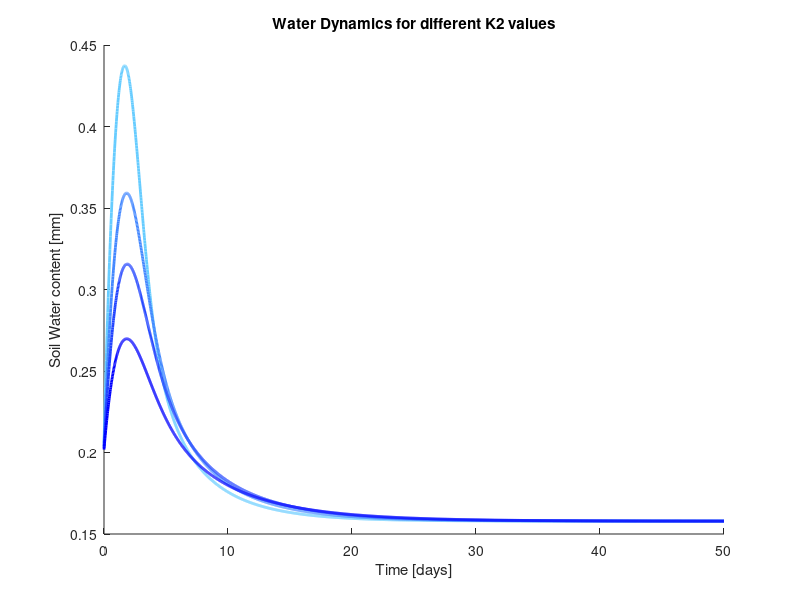
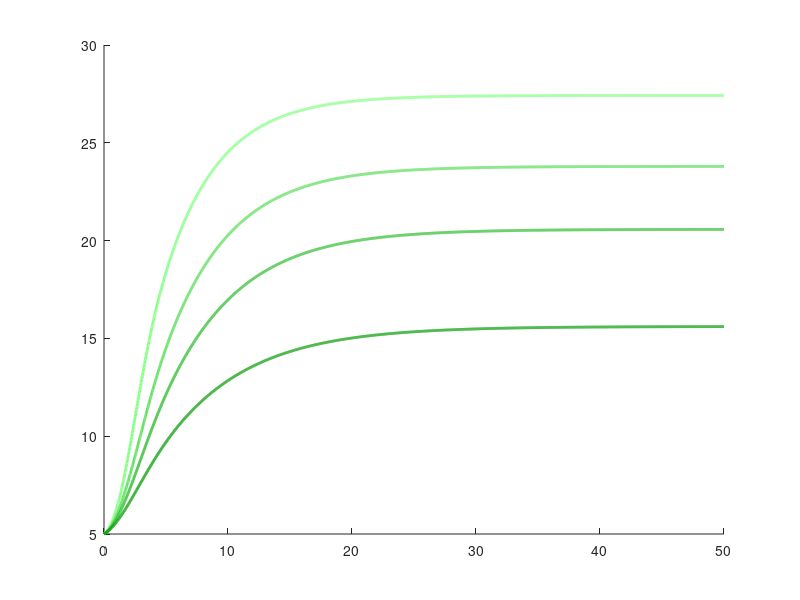

Source code (MATLAB) for these figures, in order: (Note: this script raises an error after producing the figures.)
% Final Assignment

% Research Question 2


% --- W0 parameter visualization ---
k2vec = [5, 10, 15, 25];
figure(1);
hold on
legendEntriesWater = {};

figure(2);
hold on
legendEntriesPlant = {};


blueBase  = [0, 0, 1];     % pure blue
blueLight = [0.4, 0.8, 1]; % light blue
greenBase = [0, 0.6, 0];   % pure green
greenLight = [0.5, 1, 0.5]; % light green

for j=1:4
    % system parameters
    PPT = 0.8; % find appropriate values
    P = 5; % initial value
    e = 10;
    k1 = 3;
    k2 = k2vec(j);
    W0 = 0.2;
    W = 0.2; % initial value
    cmax = 0.5;
    d = 0.1;
    b = 0.15;
    rw = 0.1; % find appropria9te value 

    % --- control parameters ---
    startTime = 0;
    endTime   = 50;
    timeStep  = 0.02;
    
    % --- compute iteration count ---
    iterations = floor((endTime - startTime)/timeStep) + 1;
    
    % --- initialize vectors ---
    timeV   = zeros(iterations, 1);
    waterV  = zeros(iterations, 1);
    plantV  = zeros(iterations, 1);
    
    % --- initialize state ---
    stateW = W;
    stateP = P;
    
    % --- simulation loop ---
    for i = 1:iterations
        t = startTime + (i-1)*timeStep;
    
        dWdt = PPT * ((stateP + k2 * W0) / (stateP + k2)) ...
             - ((cmax * stateW) / (stateW + k1)) * stateP ...
             - (rw * stateW);
    
        dPdt = e * (cmax * (stateW / (stateW + k1))) * stateP ...
             - (d + b) * stateP;
    
        stateW = stateW + dWdt * timeStep;
        stateP = stateP + dPdt * timeStep;
    
        % store
        timeV(i)  = t;
        waterV(i) = stateW;
        plantV(i) = stateP;
    end
    
    
    % --- plots ---
    t = (j - 1) / (length(k2vec) - 1);
    waterColor = blueLight * (1 - t) + blueBase * t;
    plantColor = greenLight * (1 - t) + greenBase * t;

    % --- plots ---
    figure(1)
    plot(timeV, waterV, 'Color', waterColor, 'LineWidth', 2)
    legendEntriesWater{end+1} = "Water (K2=" + k2vec(j) + ")";

    figure(2)
    plot(timeV, plantV, 'Color', plantColor, 'LineWidth', 2)
    legendEntriesPlant{end+1} = "Plant (K2=" + k2vec(j) + ")";


end 

figure(1)
xlabel("Time [days]")
ylabel("Soil Water content [mm]")
title("Water Dynamics for different K2 values")
legend(legendEntriesWater)

figure(2)
xlabel("Time [days]")
ylabel("Plant Biomass [g/m^2]")
title("Vegetation Dynamics for different K2 values")
legend(legendEntriesPlant, 'Location', 'Southeast')

    
